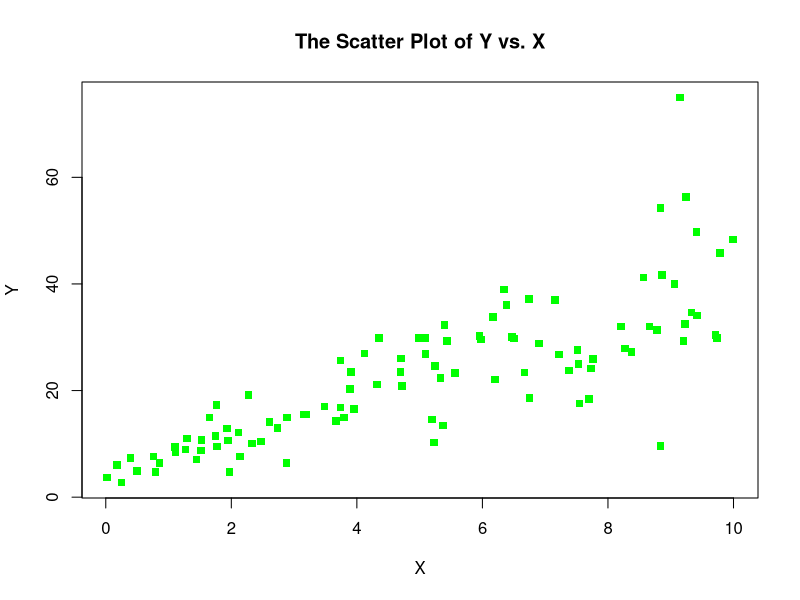

The R source for this figure:
## ---- chunk 1
knitr::opts_chunk$set(echo = TRUE)
## ---- chunk 2
set.seed(2017)
X=runif(100)*10
Y=X*4+3.45
Y=rnorm(100)*0.29*Y+Y
## ---- chunk 3
#Creating a Scatter plot
Scatter_plot <- plot(X, Y, main="The Scatter Plot of Y vs. X", col = "green",font=6,pch=15)
#Assigning the label of Horizontal Axis
Scatter_plot.xlabel= "X"
#Assigning the label of the Varticle Axis
Scatter_plot.ylabel= "Y"
#Printing the Scatter plot based out of relationship established and given above
Scatter_plot
## ---- chunk 4
Simple_lp_model <- lm(Y~X)
summary(Simple_lp_model)
## ---- chunk 5
coefficients(Simple_lp_model)
## ---- chunk 6
cor(X,Y)^2
## ---- chunk 7
r <- sqrt(0.6517)
#Printing the value of r
paste("The value of r is", r)
## ---- chunk 8
#Loading the dataset of "mtcars" which is pre-loaded in R
#using the head() fuction to the dataset of "mtcars" to display the first 6 rows of the dataset
cars <- mtcars
head(cars)
## ---- chunk 9
james_bestcar_model <- lm(hp~wt, data = cars)
#Printing the summary of the james car model in finding his best car
summary(james_bestcar_model)
## ---- chunk 10
model_chris <- lm(hp~mpg , data = cars)
#Printing the summary of the chris car model in finding his best car
summary(model_chris)
## ---- chunk 11
hp_car_model <- lm(hp~cyl+mpg, data = cars)

##Creating a new dataframe with the required values of a car with 4 calendar and mpg of 22 for prediction of car hp
New_df <- data.frame(cyl = 4, mpg = 22)
predicted_hp_car <- predict(hp_car_model, newdata = New_df)

#printing the predicted hp pf the car
paste("The Estimated Horse Power of a car with 4 calendar and mpg of 22 is", predicted_hp_car)
## ---- chunk 12
#Installing the "mlbench" package
#install.packages('mlbench')
#loading the "mlbench" package
library(mlbench)
data(BostonHousing)
## ---- chunk 13
House_model <- lm(medv~crim+zn+ptratio+chas, data = BostonHousing)
#printing the summary of the model
summary(House_model)
## ---- chunk 14
summary(House_model)$r.squared
## ---- chunk 15
anova_model<-anova(House_model)

print(anova_model)
